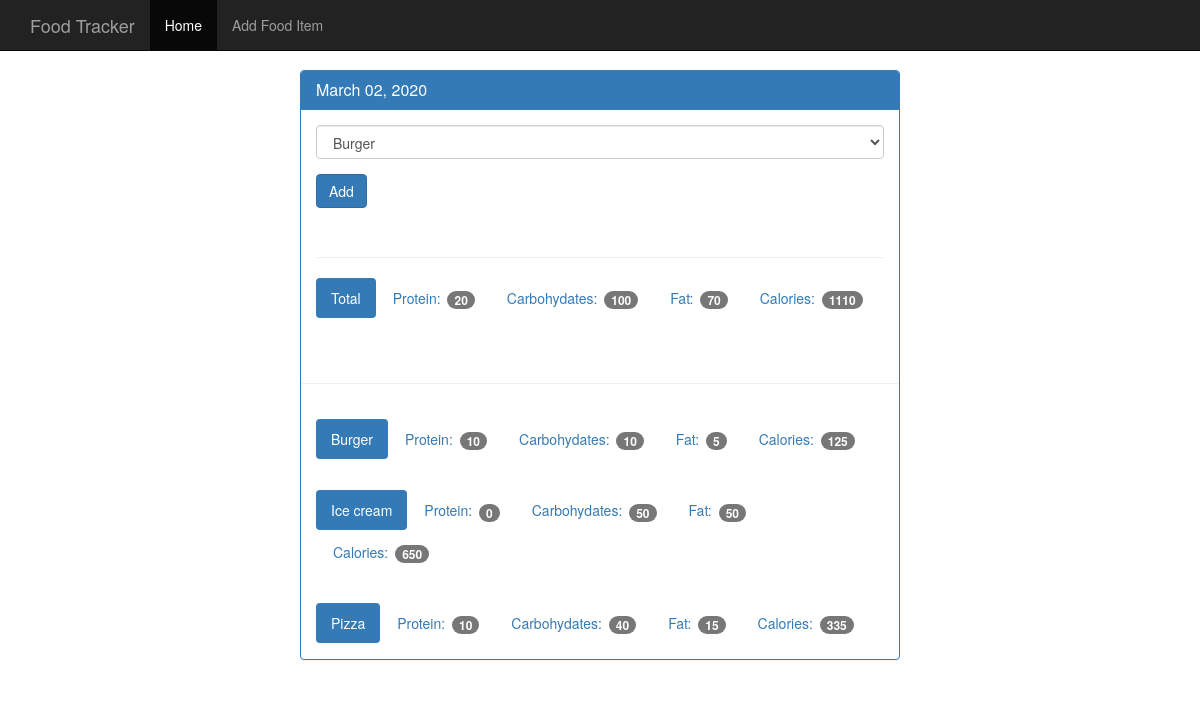
Screenshot of /view/20200302 with the database file from the repository.
### tables this page shows
CREATE TABLE food (
    id integer primary key autoincrement,
    name text not null,
    protein integer not null,
    carbohydrates integer not null,
    fat integer not null,
    calories integer not null
);

### foodtracker.py (the view)
@app.route('/view/<date>',methods=['GET','POST'])
def view(date):
    db = get_db()
    cur=db.execute('select id, entry_date from log_date where entry_date = ?',[date])
    date_result=cur.fetchone()
    if request.method == 'POST':
        db.execute('insert into food_date (food_id,log_date_id) values (?,?)', [request.form['food-select'], date_result['id']] )
        db.commit()
    d = str(date_result['entry_date'])  #comes back as an int e.g. 20200302, so convert to str
    pretty_date = datetime.strftime(datetime.strptime(d,'%Y%m%d'),'%B %d, %Y')
    food_cur = db.execute('select id, name from food')
    food_results = food_cur.fetchall()
    log_cur = db.execute('''select food.name, food.protein, food.carbohydrates, food.fat, food.calories
                         from log_date
                         join food_date on food_date.log_date_id = log_date.id
                         join food on food.id = food_date.food_id
                         where log_date.entry_date = ?''',[date])
    log_results= log_cur.fetchall()
    totals = {}  #faster to perform the addition in python than doing another SQL query
    totals['protein']=0
    totals['carbohydrates']=0
    totals['fat']=0
    totals['calories']=0
    for food in log_results:
        totals['protein'] += food['protein']
        totals['carbohydrates'] += food['carbohydrates']
        totals['fat'] += food['fat']
        totals['calories'] += food['calories']
    return render_template("day.html", pretty_date=pretty_date, entry_date=date_result['entry_date'],\
                           food_results=food_results,log_results=log_results,totals=totals)

### database.py (called while the page is built)
def connect_db():
    sql = sqlite3.connect('C:/Users/The Boss/Python Code/FoodTrackerApp/food_log.db')
    sql.row_factory = sqlite3.Row #will give us dicts instead of tuples.
    return sql

def get_db():
    if not hasattr(g, 'sqlite_db'):
        g.sqlite_db = connect_db()
    return g.sqlite_db

### templates/day.html (shortened to what this page needs)
{% extends 'base.html' %}
{% block content %}
      <div class="row">
        <div>
          <div class="panel panel-primary">
            <div class="panel-heading">
              <h3 class="panel-title">{{pretty_date}}</h3>
            </div>
            <div class="panel-body">
              <form method="POST" action="{{url_for('view', date=entry_date)}}">
                <div class="form-group">
                  <select class="form-control" name="food-select">
                  {% for food in food_results %}
                    <option value="{{ food.id }}">{{food.name }}</option>
                  {% endfor %}
                  </select>
                </div>
                <button type="submit" class="btn btn-primary">Add</button>
              </form>
              <div class="page-header"></div>
              <ul class="nav nav-pills" role="tablist">
                <li class="active"><a>Total</a></li>
                <li><a>Protein: <span class="badge">{{totals.protein}}</span></a></li>
                <li><a>Carbohydates: <span class="badge">{{totals.carbohydrates}}</span></a></li>
                <li><a>Fat: <span class="badge">{{totals.fat}}</span></a></li>
                <li><a>Calories: <span class="badge">{{totals.calories}}</span></a></li>
              </ul>
            </div>
            <div class="page-header"></div>
            {% for food in log_results %}
            <div class="panel-body">
              <ul class="nav nav-pills" role="tablist">
                <li class="active"><a>{{food.name}}</a></li>
                <li><a>Protein: <span class="badge">{{food.protein}}</span></a></li>
                <li><a>Carbohydates: <span class="badge">{{food.carbohydrates}}</span></a></li>
                <li><a>Fat: <span class="badge">{{food.fat}}</span></a></li>
                <li><a>Calories: <span class="badge">{{food.calories}}</span></a></li>
              </ul>
            </div>
            {% endfor %}
          </div>
        </div>
      </div>
{% endblock %}

### templates/base.html (shortened to what this page needs)
<!DOCTYPE html>
<html lang="en">
  <head>
    <link href="{{ url_for('static',filename='bootstrap.min.css')}}" rel="stylesheet">
    <link href="{{ url_for('static',filename='theme.css')}}" rel="stylesheet">
  </head>
  <body>
    <nav class="navbar navbar-inverse navbar-fixed-top">
      <div class="container">
        <div class="navbar-header">
          <a class="navbar-brand" href="{{url_for('index')}}">Food Tracker</a>
        </div>
        <div id="navbar" class="navbar-collapse collapse">
          <ul class="nav navbar-nav">
            <li class="active"><a href="{{url_for('index')}}">Home</a></li>
            <li><a href="{{url_for('food')}}">Add Food Item</a></li>
          </ul>
        </div>
      </div>
    </nav>
    <div class="container theme-showcase col-sm-6 col-sm-offset-3" role="main">
    {% block content %}
    {% endblock %}
    </div>
  </body>
</html>

### static/theme.css (style rules this page uses)
body { padding-top: 70px; padding-bottom: 30px; }

### rows the page displays
food: name "Burger", protein "10", carbohydrates "10", fat "5", calories "125"
food: name "Ice cream", protein "0", carbohydrates "50", fat "50", calories "650"
food: name "Pizza", protein "10", carbohydrates "40", fat "15", calories "335"

### other values shown
{{ pretty_date }} "March 02, 2020"
{{ totals.protein }} "20"
{{ totals.carbohydrates }} "100"
{{ totals.fat }} "70"
{{ totals.calories }} "1110"
form field food-select "Burger"
